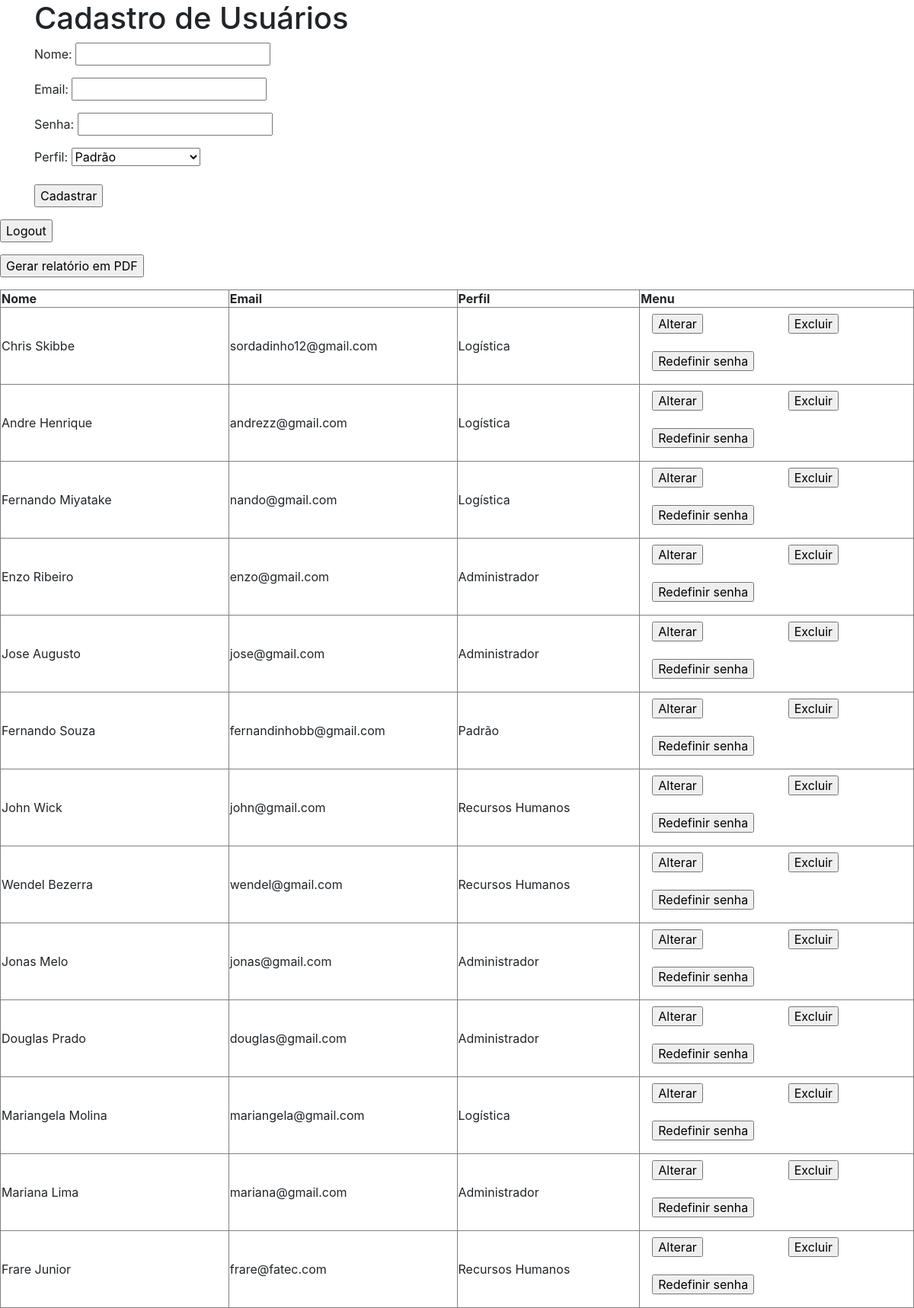
The page /index.php?acao=painel (signed in) on the database its author committed.
### tables this page shows
CREATE TABLE `usuarios` (
  `id` int(11) NOT NULL COMMENT 'Chave primária da relação usuários',
  `nome` varchar(100) NOT NULL COMMENT 'Nome do usuário',
  `email` varchar(50) NOT NULL COMMENT 'Email do usuário',
  `senha` varchar(40) NOT NULL COMMENT 'Senha do usuário',
  `id_perfil` int(11) NOT NULL
);

CREATE TABLE `perfis` (
  `id` int(11) NOT NULL COMMENT 'Chave primária de perfil',
  `nome` varchar(20) NOT NULL
);

### app/Controllers/UsuarioController.php (called while the page is built, shortened)
<?php
require_once __DIR__.'/../Models/UsuarioModel.php';
require_once __DIR__.'/../Views/UsuarioView.php';
?>

### app/Core/Controller.php (called while the page is built, shortened)
<?php
require_once __DIR__.'/../Controllers/UsuarioController.php';
?>

### app/Models/PerfilModel.php (called while the page is built)
<?php
require_once __DIR__ . '/../../lib/Database/Conexao.php';
class PerfilModel extends Conexao {
	protected $table = 'perfis';
	private $id;
	private $nome;
	public function setId($id) {
		$this->id = $id;
	}
	public function getId() {
		return $this->id;
	}
	public function setNome($nome) {
		$this->nome = $nome;
	}
	public function getNome() {
		return $this->nome;
	}
	public function selecionarTodos() {
		$sql = "SELECT * FROM $this->table";
		$stmt = Conexao::prepare($sql);
		$stmt->execute();
		return $stmt->fetchAll();
	}
	public function buscarPerfil($id) {
        $sql  = "SELECT * from $this->table where id =:id";
        $stmt = Conexao::prepare($sql);
        $stmt->bindParam(':id', $id);
        $stmt->execute();
        $perfis = $stmt->fetchAll();
        foreach($perfis as $key=>$value) {
            if ($value->id > 0){
                return $value->nome;
            } else {
                return 0;
            }
        }
    }
    public function carregarPerfis(){
        $arr = $this->selecionarTodos();
        foreach($arr as $chave => $valor){
            $objeto = new PerfilModel();
            $objeto->setId($valor->id);
            $objeto->setNome($valor->nome);
            $arrayPerfis[] = $objeto;
        }
        return $arrayPerfis;
    }
}
?>

### lib/Database/Conexao.php (called while the page is built, shortened)
<?php
class Conexao {
	private static $instance;
	public static function getInstance() {
		if(!isset(self::$instance)) {
			try {
				self::$instance = new PDO('mysql:host=' . DB_HOST . ';dbname=' . DB_NAME, DB_USER, DB_PASS);
				self::$instance->setAttribute(PDO::ATTR_ERRMODE, PDO::ERRMODE_EXCEPTION);
				self::$instance->setAttribute(PDO::ATTR_DEFAULT_FETCH_MODE, PDO::FETCH_OBJ);
			} catch (PDOException $e) {
				echo $e->getMessage();
			}
		}
		return self::$instance;
	}
	public static function prepare($sql) {
		return self::getInstance()->prepare($sql);
	}
}
?>

### app/Models/UsuarioModel.php (called while the page is built, shortened)
<?php
require_once __DIR__.'/../../lib/Database/Conexao.php';
class UsuarioModel extends Conexao {
	protected $table = 'usuarios';
	private $nome;
	private $email;
	private $perfil;
	public function setNome($nome) {
		$this->nome = $nome;
	}
	public function getNome() {
		return $this->nome;
	}
	public function setEmail($email) {
		$this->email = $email;
	}
	public function getEmail() {
		return $this->email;
	}
	public function setPerfil($perfil) {
		$this->perfil = $perfil;
	}
	public function getPerfil() {
		return $this->perfil;
	}
	public function selecionarTodos() {
		$sql = "SELECT * FROM $this->table";
		$stmt = Conexao::prepare($sql);
		$stmt->execute();
		return $stmt->fetchAll();
	}
	public function carregarUsuarios(){
		$arr = $this->selecionarTodos();
		foreach($arr as $chave => $valor){
			$objeto = new UsuarioModel();
			$objeto->setId($valor->id);
			$objeto->setNome($valor->nome);
			$objeto->setEmail($valor->email);
			$objeto->setPerfil($valor->id_perfil);
			$arrayUsuarios[] = $objeto;
		}
		return $arrayUsuarios;
	}
}
?>

### app/Views/UsuarioView.php (the view, shortened to what this page needs)
<?php
include_once __DIR__ . '/../Models/UsuarioModel.php';
include_once __DIR__ . '/../Models/PerfilModel.php';
echo "
<html>
<head>
<title>Painel do Usuário</title>
<link rel='stylesheet' href='https://stackpath.bootstrapcdn.com/bootstrap/4.3.1/css/bootstrap.min.css'>
</head>
<body>";
$perfil = new PerfilModel();
$perfis = $perfil->carregarPerfis();
class UsuarioView {
	public function painel() {
		global $perfis;
		echo "<div class='container'>";
		echo "<h1>Cadastro de Usuários</h1>";
		if(!isset($_POST['alt'])) {
			echo "<form method='POST' action='index.php?acao=painel&funcao=insert'>";
			echo "<p>Nome: <input type='text' name='nome'></p>";
			echo "<p>Email: <input type='text' name='email'></p>";
			echo "<p>Senha: <input type='password' name='senha'></p>";
			echo "<p>Perfil: <select name='perfil'></p>";
			foreach($perfis as $key=>$value) {
				echo "<option value='".$value->getId()."'>".utf8_encode($value->getNome())."</option>";
			}
			echo "<br><br>";
			echo "<input type='submit' value='Cadastrar'>";
			echo "</form>";
		}
		echo "</div>";
		echo "<form method='POST' action='index.php?acao=logout'>";
		echo "<input type='submit' value='Logout'>";
		echo "</form>";
		echo "<form method='POST' action='index.php?acao=relatorio' target='_blank'>";
		echo "<input type='submit' value='Gerar relatório em PDF'>";
		echo "</form>";
		$this->lista();
	}
	public function lista() {
		echo "<div>";
		echo "<table border=1>";
		echo "<tr>";
		echo "<th width='25%'>Nome</th>";
		echo "<th width='25%'>Email</th>";
		echo "<th width='20%'>Perfil</th>";
		echo "<th width='30%'>Menu</th>";
		echo "</tr>";
		$usuarios = new UsuarioModel();
		global $perfil;
		foreach($usuarios->carregarUsuarios() as $key=>$value) {
			echo "<tr>";
			echo "<td>".$value->getNome()."</td>";
			echo "<td>".$value->getEmail()."</td>";
			echo "<td>".utf8_encode($perfil->buscarPerfil($value->getPerfil()))."</td>";
			echo "<td>";
			echo "<div class='container'>";
			echo "<div class='row'>";
			echo "<div class='col-sm' style='padding-top:7px'>";
			echo "<form method='POST' action=''>";
			echo "<input type='submit' value='Alterar'>";
			echo "</form>";
			echo "</div>";
			echo "<div class='col-sm' style='padding-top:7px'>";
			echo "<form method='POST' action='index.php?acao=painel&funcao=delete'>";
			echo "<input type='submit' value='Excluir'>";
			echo "</form>";
			echo "</div>";
			echo "<div class='col-sm' style='padding-top:7px'>";
			echo "<form method='POST' action='index.php?acao=painel&funcao=reset'>";
			echo "<input type='submit' value='Redefinir senha'>";
			echo "</form>";
			echo "</div>";
			echo "</div>";
			echo "</td>";
			echo "</tr>";
			echo "</div>";
		}
	}
}
echo "
</body>
</html>";
?>

### index.php (shortened to what this page needs)
<?php
include_once '/app/Core/Controller.php';
include_once '/app/Core/View.php';
if(isset($_GET['acao'])) {
	if($_GET['acao'] == 'login') {
		if(isset($_POST['email']) and isset($_POST['senha'])) {
			$controller = new Controller();
			$controller->start('login');
		} else {
			$view = new View();
			$view->start('login');
		}
	}
	else if($_GET['acao'] == 'painel' and isset($_SESSION['loginUsuario'])) {
		$view = new View();
		$view->start('painel');
	}
}
else {
	$view = new View();
	$view->start('login');
}
?>

### app/Core/View.php (shortened to what this page needs)
<?php
require_once __DIR__.'/../Views/UsuarioView.php';
class View {
	public function start($url) {
		if($url == 'login') {
			$view = new LoginView();
			$view->login();
		} else if($url == 'painel') {
			$view = new UsuarioView();
			$view->painel();
		}
	}
}
?>

### rows shown on the page
usuarios: nome "Chris Skibbe", email "sordadinho12@gmail.com", id_perfil.nome "Logística"
usuarios: nome "Andre Henrique", email "andrezz@gmail.com", id_perfil.nome "Logística"
usuarios: nome "Fernando Miyatake", email "nando@gmail.com", id_perfil.nome "Logística"
usuarios: nome "Enzo Ribeiro", email "enzo@gmail.com", id_perfil.nome "Administrador"
usuarios: nome "Jose Augusto", email "jose@gmail.com", id_perfil.nome "Administrador"
usuarios: nome "Fernando Souza", email "fernandinhobb@gmail.com", id_perfil.nome "Padrão"
usuarios: nome "John Wick", email "john@gmail.com", id_perfil.nome "Recursos Humanos"
usuarios: nome "Wendel Bezerra", email "wendel@gmail.com", id_perfil.nome "Recursos Humanos"
usuarios: nome "Jonas Melo", email "jonas@gmail.com", id_perfil.nome "Administrador"
usuarios: nome "Douglas Prado", email "douglas@gmail.com", id_perfil.nome "Administrador"
usuarios: nome "Mariangela Molina", email "mariangela@gmail.com", id_perfil.nome "Logística"
usuarios: nome "Mariana Lima", email "mariana@gmail.com", id_perfil.nome "Administrador"
usuarios: nome "Frare Junior", email "frare@fatec.com", id_perfil.nome "Recursos Humanos"

### other values the page prints
form field perfil "Padrão"
